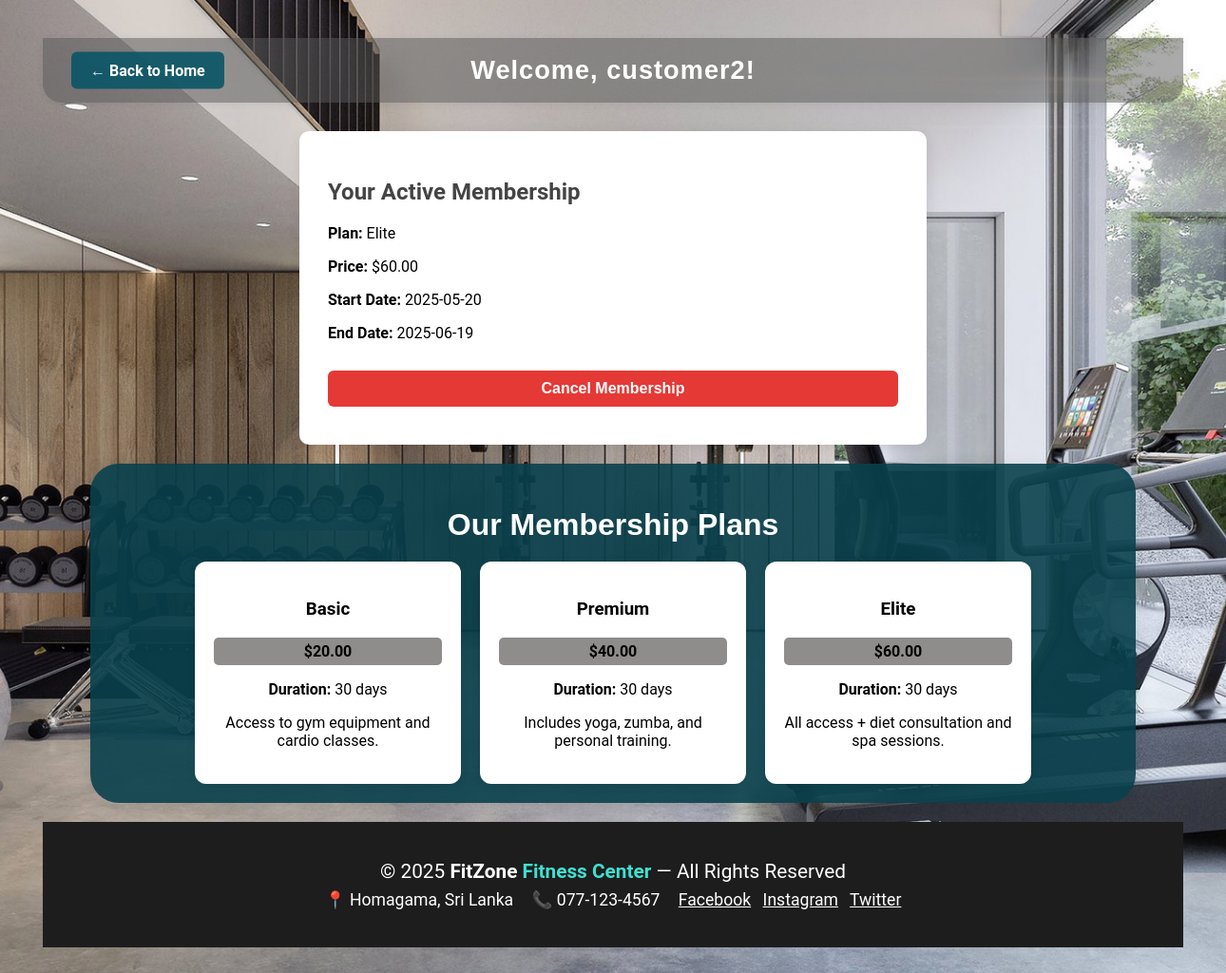
The page /includes/Users/membership.php (signed in) on the database its author committed.
### tables this page shows
CREATE TABLE `user_memberships` (
  `id` int(11) NOT NULL,
  `user_id` int(11) NOT NULL,
  `membership_id` int(11) NOT NULL,
  `start_date` date NOT NULL,
  `end_date` date NOT NULL,
  `type` varchar(50) NOT NULL DEFAULT 'active'
);

CREATE TABLE `memberships` (
  `membership_id` int(11) NOT NULL,
  `name` varchar(100) NOT NULL,
  `price` decimal(10,2) NOT NULL,
  `duration` int(11) NOT NULL,
  `description` text DEFAULT NULL
);

### includes/Users/membership.php (the view, shortened to what this page needs)
<?php
include('dbconnect.php');
$user_id = $_SESSION['user_id'];
$activeMembershipQuery = "SELECT um.*, m.name, m.price
    FROM user_memberships um
    JOIN memberships m ON um.membership_id = m.membership_id
    WHERE um.user_id = '$user_id' AND um.type = 'active'
    ORDER BY um.start_date DESC LIMIT 1";
$activeMembershipResult = $conn->query($activeMembershipQuery);
$hasActiveMembership = ($activeMembershipResult && $activeMembershipResult->num_rows > 0);
?>
<!DOCTYPE html>
<html lang="en">
<head>
</head>
<body>
<div class="container">
    <div class="header-bar">
        <a href="/gym/includes/Users/userpage.php" class="button back-btn">&larr; Back to Home</a>
        <div class="header-title">
            Welcome, <?php echo htmlspecialchars($_SESSION['username']); ?>!
        </div>
    </div>
    <?php if ($hasActiveMembership):
        $membership = $activeMembershipResult->fetch_assoc();
    ?>
        <div class="form-container">
            <h2>Your Active Membership</h2>
            <p><strong>Plan:</strong> <?php echo htmlspecialchars($membership['name']); ?></p>
            <p><strong>Price:</strong> $<?php echo htmlspecialchars($membership['price']); ?></p>
            <p><strong>Start Date:</strong> <?php echo htmlspecialchars($membership['start_date']); ?></p>
            <p><strong>End Date:</strong> <?php echo htmlspecialchars($membership['end_date']); ?></p>
            <form method="POST" style="margin-top:20px;">
                <button type="submit" name="cancel_membership" style="background:#e53935;color:#fff;padding:10px 20px;border:none;border-radius:6px;cursor:pointer;font-weight:bold;">Cancel Membership</button>
            </form>
        </div>
    <?php endif; ?>
    <section id="memberships" class="memberships container">
        <h2>Our Membership Plans</h2>
        <div class="membership-grid">
            <?php
            $conn = new mysqli("localhost", "root", "", "gym");
            $sql = "SELECT name, price, duration, description FROM memberships";
            $result = $conn->query($sql);
            if ($result->num_rows > 0) {
                while ($row = $result->fetch_assoc()) {
                    echo '<div class="membership-card">';
                    echo '<h3>' . htmlspecialchars($row["name"]) . '</h3>';
                    echo '<p class="price">$' . htmlspecialchars($row["price"]) . '</p>';
                    echo '<p><strong>Duration:</strong> ' . htmlspecialchars($row["duration"]) . ' days</p>';
                    echo '<p>' . htmlspecialchars($row["description"]) . '</p>';
                    echo '</div>';
                }
            } else {
                echo "<p>No membership plans available.</p>";
            }
            ?>
        </div>
    </section>
<?php include __DIR__ . '/../footer.php'; ?>

### includes/Users/membership.php (style rules this page uses)
body { font-family: 'Roboto', sans-serif; background-color: #f4f7fc; background: url('/gym/includes/Background/background2.jpg') no-repeat center center fixed; background-size: cover; margin: 0; padding: 0; }
.container { width: 100%; max-width: 1200px; margin: 0 auto; padding: 40px; }
.header-bar { display: flex; align-items: center; justify-content: center; background:rgba(88, 88, 88, 0.51); padding: 18px 30px; border-radius: 0 0 20px 20px; margin-bottom: 30px; position: relative; box-shadow: 0 2px 8px rgba(0,0,0,0.06); }
.header-bar .back-btn { position: absolute; left: 30px; top: 50%; transform: translateY(-50%); background-color:rgba(10, 86, 103, 0.9); color: #fff; font-weight: bold; border-radius: 6px; padding: 10px 20px; text-decoration: none; transition: background 0.2s; }
.header-title { flex: 1; text-align: center; color: #fff; font-size: 1.7rem; font-family: 'Montserrat', sans-serif; font-weight: 600; letter-spacing: 1px; }
h2 { font-size: 24px; color: #444; margin-bottom: 20px; }
.form-container { background-color: #fff; padding: 30px; border-radius: 10px; box-shadow: 0 4px 15px rgba(0, 0, 0, 0.1); max-width: 600px; margin: 0 auto; }
.form-container select, .form-container button { width: 100%; padding: 12px; margin: 10px 0; border-radius: 8px; border: 1px solid #ccc; box-sizing: border-box; font-size: 16px; }
.form-container button { background-color: #28a745; color: #fff; font-weight: bold; cursor: pointer; transition: background-color 0.3s; }
.button { display: inline-block; padding: 10px 20px; background-color: #007BFF; color: white; text-decoration: none; border-radius: 5px; font-weight: bold; transition: background-color 0.3s; }
.memberships { padding: 20px 10px; background-color: rgba(9, 65, 77, 0.9); text-align: center; border-radius: 30px; margin: 20px auto; width: 90%; max-width: 1200px; box-shadow: 0 4px 20px rgba(0, 0, 0, 0.1); }
.memberships h2 { color: #fff; font-family: 'Montserrat', sans-serif; font-size: 32px; margin-bottom: 20px; }
.membership-grid { display: flex; flex-wrap: wrap; justify-content: center; gap: 20px; }
.membership-card { width: 240px; background: #fff; padding: 20px; border-radius: 12px; box-shadow: 0 2px 10px rgba(0,0,0,0.1); transition: transform 0.3s ease; }
.membership-card .price { font-size: 16px; font-weight: bold; margin: 10px 0; background-color:#8f8c8c; padding: 5px ; border-radius: 5px; }

### rows shown on the page
user_memberships: membership.name "Elite", membership.price "60.00", start_date "2025-05-20", end_date "2025-06-19"
memberships: name "Basic", price "20.00", duration "30", description "Access to gym equipment and cardio classes."
memberships: name "Premium", price "40.00", duration "30", description "Includes yoga, zumba, and personal training."
memberships: name "Elite", price "60.00", duration "30", description "All access + diet consultation and spa sessions."

### other values the page prints
$_SESSION['username'] "customer2"
